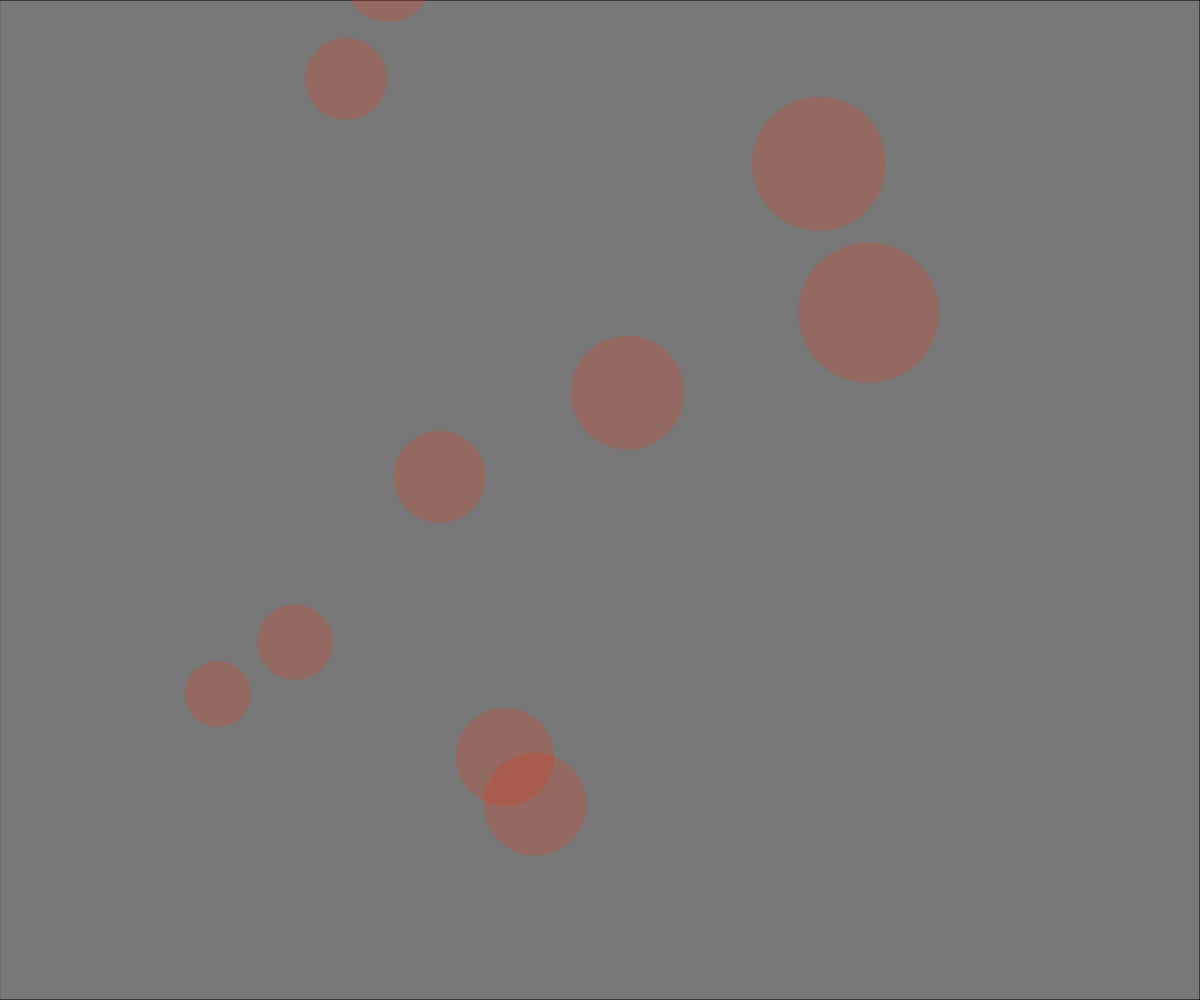
Frame 1 (no input)
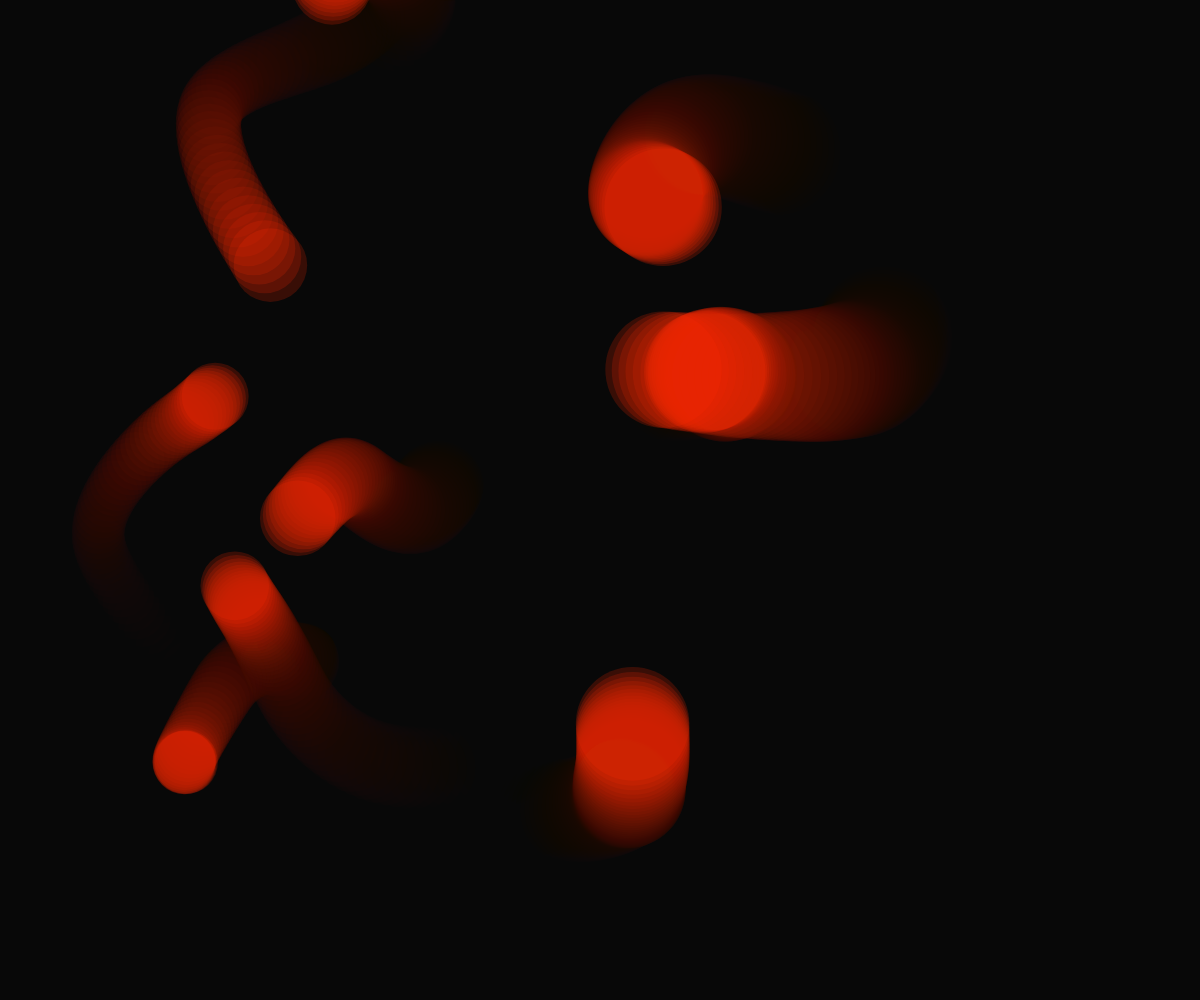
Frame 60 (no input)
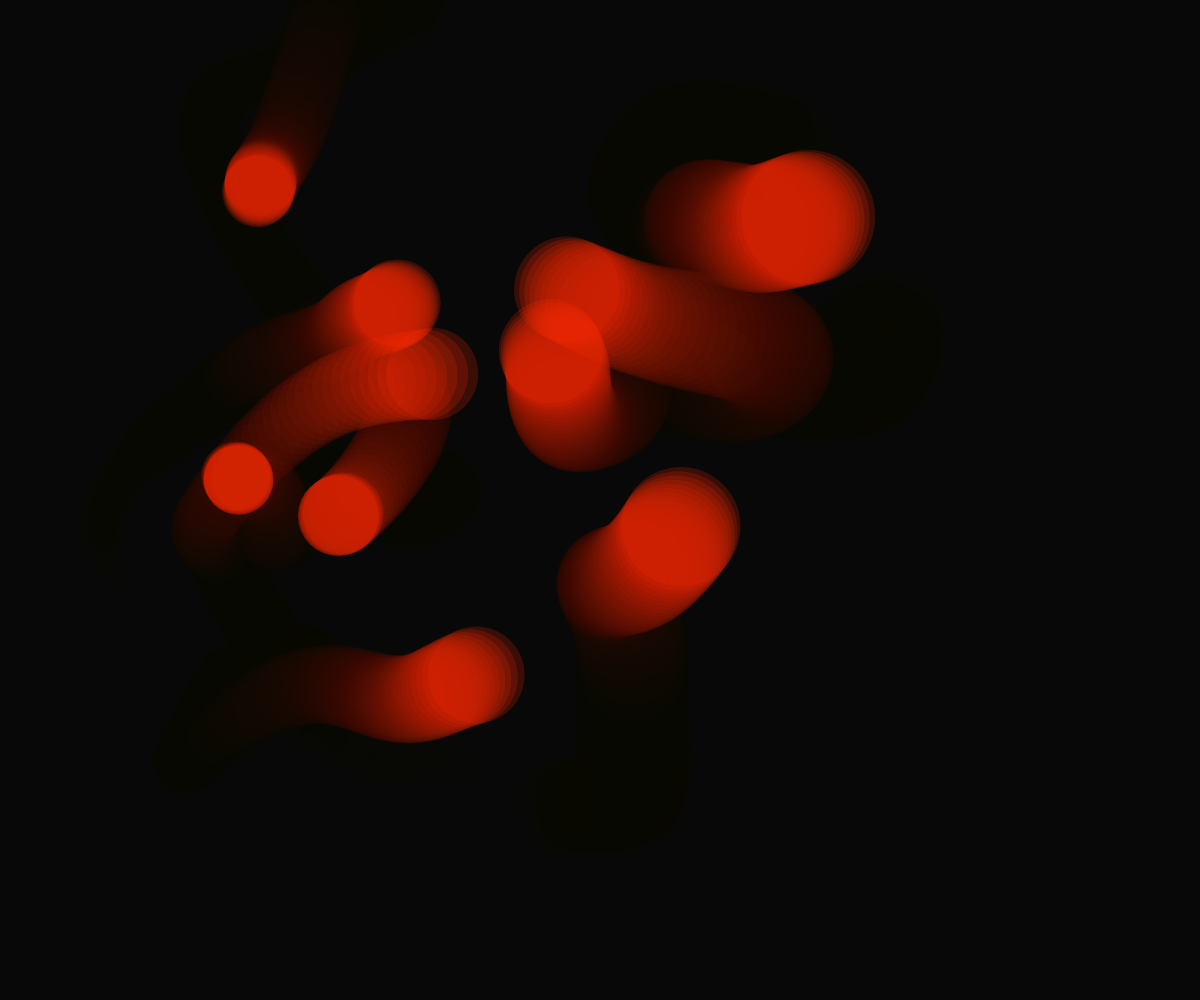
Frame 120 (the mouse pressed at the canvas centre since frame 60)

The p5.js sketch that drew these frames (run headless with seeded random() and noise() and a simulated clock; from frame 60 on, the mouse is pressed at the canvas centre):

// p5.js sketch
// ── sketch.js
var walker;
var noOfWalkers;

function setup() {
  createCanvas(1200,1000);
  noOfWalkers = 10;
  walkers = [];

  //Loops 10 times and creates 10 walker objects
  for(i = 0; i < noOfWalkers; i++){
    walkers[i] = new Walker();
  }
  background(127);
}

function draw() { 
  fill(0,15);
  rect(0, 0, width, height);

  //loops 10 times - steps and renders each
  //walker object in the array
  for(i = 0; i < noOfWalkers; i++) {
    walkers[i].step();
    walkers[i].render();
  }
}

function Walker() {

  //position set to center of canvas
  //noff set to random x, y point between 1000, 1000
  this.position = createVector(width/2, height/2);
  this.noff = createVector(random(1000), random(1000));

  this.step = function() {
    //x and y position now set to smoothly move randomly along 
    //(and 200 pixels off) canvas
    this.position.x = map(noise(this.noff.x), 0, 1, 0 -200, width + 200);
    this.position.y = map(noise(this.noff.y), 0, 1, 0 -200, height + 200);
    //this controls how smooth the random movement will be
    this.noff.add(0.005, 0.005);
  }

  this.render = function() {
    noStroke();
    fill(255, 45, 0, 50);

    //ellipse drawn at established x and y points
    //size is then mapped between 20 and 200 using perlin noise
    ellipse(this.position.x, this.position.y, map(noise(this.noff.x), 0, 1, 20, 200), 
      map(noise(this.noff.x), 0, 1, 20, 200));

  }

}
